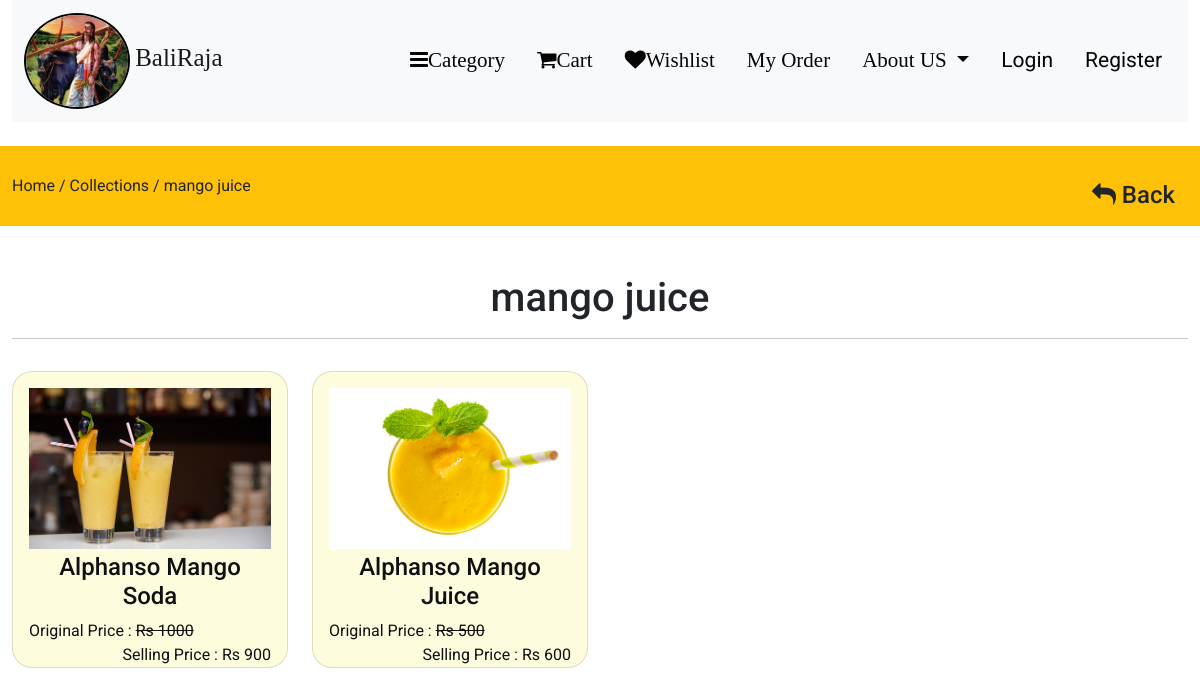
The page /collection/mango juice on the database its author committed.
### app/models.py (models this page shows, shortened)
class category(models.Model):
    slug= models.CharField(max_length=191, null=False, blank=False)
    name= models.CharField(max_length=191, null=False, blank=False)
    image=models.ImageField(upload_to=get_file_path,null=False, blank=False )
    desc= models.TextField(max_length=500, null=False, blank=False )
    status=models.BooleanField(default=False, help_text="0=default, 1=Hidden")
    trending=models.BooleanField(default=False, help_text="0=default, 1=Trending")
    meta_title=models.CharField(max_length=191, null=False, blank=False)
    meta_keywords=models.CharField(max_length=191, null=False, blank=False)
    meta_desc= models.TextField(max_length=500, null=False, blank=False )
    created_at=models.DateTimeField(auto_now_add=True)

class product(models.Model):
    category=models.ForeignKey(category, on_delete=models.CASCADE)
    slug= models.CharField(max_length=191, null=False, blank=False)
    name= models.CharField(max_length=191, null=False, blank=False)
    product_image=models.ImageField(upload_to=get_file_path,null=False, blank=False )
    small_desc= models.TextField(max_length=250, null=True, blank=False )
    quantity=models.IntegerField(null=False, blank=False)
    qty_prod= models.CharField(max_length=191, null=True, blank=True)
    title_qty= models.CharField(max_length=191, null=True, blank=True)
    product_desc= models.TextField(max_length=500, null=False, blank=False )
    original_price=models.FloatField(null=False, blank=False)
    selling_price=models.FloatField(null=False, blank=False)
    status=models.BooleanField(default=False, help_text="0=default, 1=Hidden")
    trending=models.BooleanField(default=False, help_text="0=default, 1=Trending")
    best_deal=models.BooleanField(default=False, help_text="0=default, 1=Best_deal")
    vegitables=models.BooleanField(default=False, help_text="0=default, 1=Vegitables")
    fruits=models.BooleanField(default=False, help_text="0=default, 1=Fruits")
    harbs=models.BooleanField(default=False, help_text="0=default, 1=Harbs")
    dry_fruits=models.BooleanField(default=False, help_text="0=default, 1=Dry_fruits")
    dal=models.BooleanField(default=False, help_text="0=default, 1=Dal")
    masale=models.BooleanField(default=False, help_text="0=default, 1=Masale")
    farming_Tools=models.BooleanField(default=False, help_text="0=default, 1=Farming_Tools")
    fertilizer=models.BooleanField(default=False, help_text="0=default, 1=Fertilizer")
    insecticides=models.BooleanField(default=False, help_text="0=default, 1=Insecticides")
    other_farming_Tools=models.BooleanField(default=False, help_text="0=default, 1=Other_farming_Tools")
    tag=models.CharField(max_length=150, null=True, blank=False )
    meta_title=models.CharField(max_length=191, null=False, blank=False)
    meta_keywords=models.CharField(max_length=191, null=False, blank=False)
    meta_desc= models.TextField(max_length=500, null=False, blank=False )
    created_at=models.DateTimeField(auto_now_add=True)

### app/views.py (the view)
# urls.py: path("collection/<str:slug>",views.collectionview, name="collectionview"),
def collectionview(request, slug):
    if(category.objects.filter(slug=slug, status=0)):
        products=product.objects.filter(category__slug=slug)
        catagory=category.objects.filter(slug=slug).first()
        context={'products':products, 'catagory':catagory}
        return render(request, "products/product.html", context)
    else:
        messages.warning(request,'no such catagory found')
        return redirect('collection')

### template/products/product.html
{% extends 'base.html' %}
{% block body %}
<div class="py-1 my-4 bg-warning">
    <div class="container-fluid my-4">
        <a class="text-dark" href="{% url 'home' %}"> Home /</a>
        <a class="text-dark" href="{% url 'collection' %}"> Collections /</a>
        <a class="text-dark" href="{% url 'collectionview' catagory.slug %}"> {{catagory.name}} </a>
        <a href="{% url 'collection' %}" class="btn btn-warning float-end text-dark"> <h4><i class="fa fa-reply"></i> Back </h4></a>
    </div>
</div>
<div class="container-fluid">
    <div class="row">
        <div class="col-md-12 my-4">
            <h1 class="text-center">{{catagory.name}}</h1>
            <hr>
            <div class="row">
            {% for item in products %}
                <div class="col-md-3 mt-3">
                    <div class="card">
                        <a href="{% url 'productview' item.category.slug item.slug %}">
                            <div class="card-body">
                                <div class="catagory-image">
                                    <img src="{{ item.product_image.url }}"  alt="product-image" class="w-100">
                                </div>
                                <h4 class="text-center mt-1">{{item.name}}</h4>
                                <label class="float-start"> Original Price : <s>Rs {{item.original_price | stringformat:'d'}}</s></label>
                                <label class="float-end"> Selling Price : Rs {{item.selling_price | stringformat:'d'}} </label>
                            </div>
                        </a>
                    </div>
                </div>
            {% endfor %}
            </div>
        </div>
    </div>
</div>
{% endblock body %}

### template/base.html (style rules this page uses)
* { font-family: 'Roboto', sans-serif; margin: 0; padding: 0; }
a { text-decoration: none; }
.card { background-color: #fdfcdd; border-radius: 1.25rem; }

### template/navbar.html (style rules this page uses)
a { color: #0f1012; }

### rows shown on the page
category: name "mango juice"
product: product_image (picture), name "Alphanso Mango Soda", original_price "1000", selling_price "900"
product: product_image (picture), name "Alphanso Mango Juice", original_price "500", selling_price "600"
